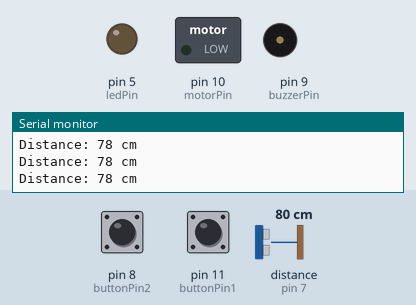
This sketch was run on a simulated Arduino Uno, built with avr-gcc and run on an emulated ATmega328P. Parts: switched loads named in the sketch (green lamp = pin HIGH), output pins drawn as LEDs (lit = HIGH), buzzer (waves = sounding), the last lines printed to the serial monitor. Wiring (inferred from the names in the program): ultrasonic range finder: trigger pin 6; echo pin 7. Dashed ring = blinking. The inputs (shaded band) are chosen by the test bench; at power-on: pin 8 (buttonPin2) HIGH, distance to the obstacle (sensor on pin 7) 80 cm, pin 11 (buttonPin1) HIGH. The echo pulse lasts 58.3 µs per cm; pins used as bus, display or sensor lines are not drawn.

Above: at 1.2 s.
1.3 s: pin 8 (buttonPin2) pulled LOW for 0.15 s
At 1.48 s:
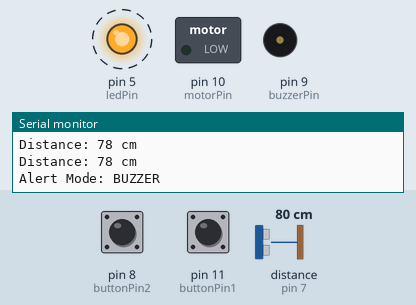
3.0 s: distance to the obstacle (sensor on pin 7) set to 44 cm
4.5 s: distance to the obstacle (sensor on pin 7) set to 37 cm
At 5.2 s:
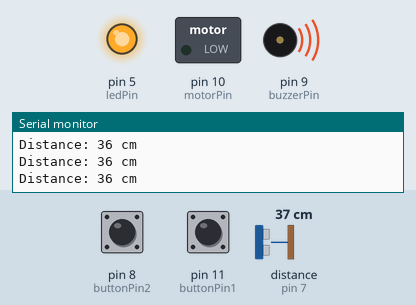
6.1 s: pin 11 (buttonPin1) pulled LOW for 0.15 s
At 6.29 s:
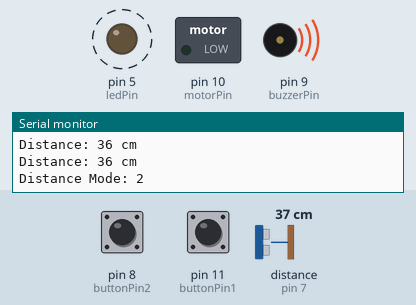
8.0 s: pin 8 (buttonPin2) pulled LOW for 1 s
At 8.8 s:
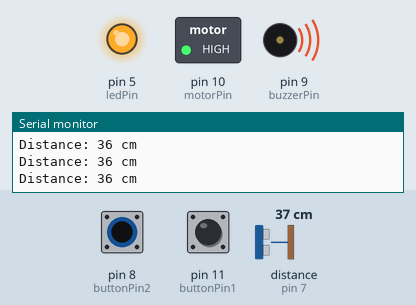
10.5 s: pin 8 (buttonPin2) pulled LOW for 0.15 s
At 10.71 s:
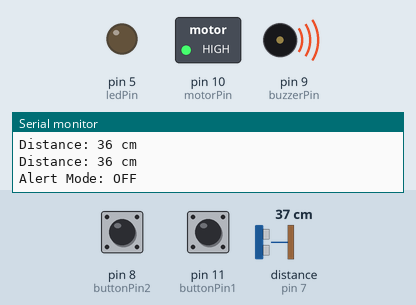
Timing chart, 0 to 13.2 s (numbered marks = the images above; inputs shaded):
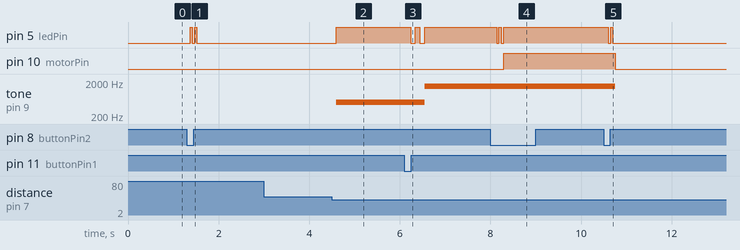

Measured:
- the behaviour switches between 42 and 41 cm on distance to the obstacle (sensor on pin 7) (found by bisection; images 1 and 2)
- after the input at 1.3 s, pin 5 (ledPin): alternates HIGH for 0.05 s and LOW for 0.05 s, 4 changes in all, then stays LOW, starting after 0.07 s
- after the input at 4.5 s, pin 5 (ledPin): LOW → HIGH after 0.10 s; tone on pin 9 (buzzerPin): silent → 500 Hz after 0.10 s
- after the input at 6.1 s, pin 5 (ledPin): alternates HIGH for 0.10 s and LOW for 0.10 s, 4 changes in all, then stays HIGH, starting after 0.14 s; tone on pin 9 (buzzerPin): 500 Hz → 1500 Hz after 0.45 s
- after the input at 8.0 s, pin 5 (ledPin): alternates HIGH for 0.05 s and LOW for 0.05 s, 4 changes in all, then stays HIGH, starting after 0.14 s; pin 10 (motorPin): LOW → HIGH after 0.29 s
- after the input at 10.5 s, pin 5 (ledPin): HIGH → LOW after 0.10 s, → HIGH 0.05 s later, → LOW 0.05 s later; pin 10 (motorPin): HIGH → LOW after 0.25 s; tone on pin 9 (buzzerPin): 1500 Hz → silent after 0.25 s

The sketch:

obstacle_code.ino
```cpp
// Pin definitions
const int trigPin = 6;
const int echoPin = 7;
const int motorPin = 10;
const int buzzerPin = 9;
const int ledPin = 5;
const int buttonPin1 = 11; // Distance mode
const int buttonPin2 = 8;  // Alert mode

// State variables
int distanceMode = 1; // 1=40cm, 2=70cm, 3=100cm
int alertMode = 1;    // 0=OFF, 1=Vib, 2=Buz, 3=Both

// Debounce
unsigned long lastPress1 = 0, lastPress2 = 0;
int lastState1 = HIGH, lastState2 = HIGH;
const unsigned long debounceTime = 200;

// Get distance
int getDistance() {
  digitalWrite(trigPin, LOW);
  delayMicroseconds(2);
  digitalWrite(trigPin, HIGH);
  delayMicroseconds(10);
  digitalWrite(trigPin, LOW);
  unsigned long duration = pulseIn(echoPin, HIGH, 30000);
  return duration * 0.034 / 2;
}

// LED blink
void blinkLED(int times, int duration = 100) {
  for (int i = 0; i < times; i++) {
    digitalWrite(ledPin, HIGH);
    delay(duration);
    digitalWrite(ledPin, LOW);
    delay(duration);
  }
}

void setup() {
  Serial.begin(9600);
  pinMode(trigPin, OUTPUT);
  pinMode(echoPin, INPUT);
  pinMode(motorPin, OUTPUT);
  pinMode(buzzerPin, OUTPUT);
  pinMode(ledPin, OUTPUT);
  pinMode(buttonPin1, INPUT_PULLUP);
  pinMode(buttonPin2, INPUT_PULLUP);
  Serial.println("System Ready");
}

void loop() {
  int state1 = digitalRead(buttonPin1);
  int state2 = digitalRead(buttonPin2);

  // Distance mode button
  if (state1 == LOW && lastState1 == HIGH && (millis() - lastPress1 > debounceTime)) {
    distanceMode = (distanceMode % 3) + 1;
    Serial.print("Distance Mode: ");
    Serial.println(distanceMode);
    blinkLED(distanceMode, 100);
    lastPress1 = millis();
  }
  lastState1 = state1;

  // Alert mode button
  if (state2 == LOW && lastState2 == HIGH && (millis() - lastPress2 > debounceTime)) {
    alertMode = (alertMode + 1) % 4;
    Serial.print("Alert Mode: ");
    switch (alertMode) {
      case 0: Serial.println("OFF"); break;
      case 1: Serial.println("VIBRATION"); break;
      case 2: Serial.println("BUZZER"); break;
      case 3: Serial.println("BOTH"); break;
    }
    blinkLED(2, 50);
    lastPress2 = millis();
  }
  lastState2 = state2;

  // If OFF mode, shutdown everything
  if (alertMode == 0) {
    digitalWrite(motorPin, LOW);
    digitalWrite(ledPin, LOW);
    noTone(buzzerPin);
    return;
  }

  // Measure distance
  int distance = getDistance();
  Serial.print("Distance: ");
  Serial.print(distance);
  Serial.println(" cm");

  // Set distance threshold
  int threshold = 40;
  if (distanceMode == 2) threshold = 70;
  else if (distanceMode == 3) threshold = 100;

  bool inRange = (distance > 0 && distance <= threshold);

  // Activate outputs
  digitalWrite(motorPin, (alertMode == 1 || alertMode == 3) && inRange ? HIGH : LOW);

  if ((alertMode == 2 || alertMode == 3) && inRange) {
    int freq = 2000;
    if (distance > threshold * 0.8) freq = 500;
    else if (distance > threshold * 0.6) freq = 1000;
    else if (distance > threshold * 0.4) freq = 1500;
    tone(buzzerPin, freq);
  } else {
    noTone(buzzerPin);
  }

  digitalWrite(ledPin, inRange ? HIGH : LOW);

  delay(100);
}
```
